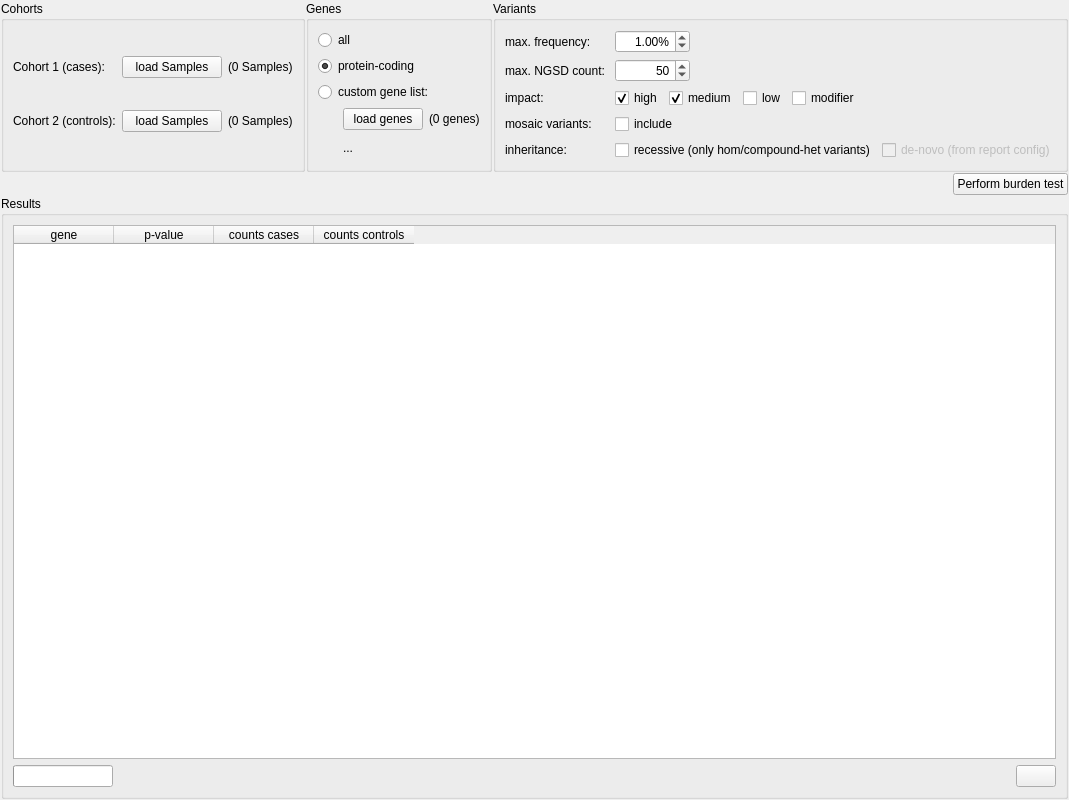
<?xml version="1.0" encoding="UTF-8"?>
<ui version="4.0">
 <class>BurdenTestWidget</class>
 <widget class="QWidget" name="BurdenTestWidget">
  <property name="geometry">
   <rect>
    <x>0</x>
    <y>0</y>
    <width>1024</width>
    <height>800</height>
   </rect>
  </property>
  <property name="windowTitle">
   <string>Form</string>
  </property>
  <layout class="QGridLayout" name="gridLayout">
   <property name="leftMargin">
    <number>1</number>
   </property>
   <property name="topMargin">
    <number>1</number>
   </property>
   <property name="rightMargin">
    <number>1</number>
   </property>
   <property name="bottomMargin">
    <number>1</number>
   </property>
   <property name="spacing">
    <number>1</number>
   </property>
   <item row="4" column="1" colspan="3">
    <layout class="QHBoxLayout" name="horizontalLayout_7">
     <item>
      <spacer name="horizontalSpacer_4">
       <property name="orientation">
        <enum>Qt::Horizontal</enum>
       </property>
       <property name="sizeHint" stdset="0">
        <size>
         <width>40</width>
         <height>20</height>
        </size>
       </property>
      </spacer>
     </item>
     <item>
      <widget class="QPushButton" name="b_burden_test">
       <property name="text">
        <string>Perform burden test</string>
       </property>
      </widget>
     </item>
    </layout>
   </item>
   <item row="0" column="1">
    <widget class="QGroupBox" name="groupBox">
     <property name="title">
      <string>Cohorts</string>
     </property>
     <property name="alignment">
      <set>Qt::AlignLeading|Qt::AlignLeft|Qt::AlignTop</set>
     </property>
     <layout class="QGridLayout" name="gridLayout_2">
      <item row="2" column="0">
       <widget class="QLabel" name="label_2">
        <property name="text">
         <string>Cohort 2 (controls):</string>
        </property>
       </widget>
      </item>
      <item row="2" column="1">
       <widget class="QPushButton" name="b_load_samples_controls">
        <property name="text">
         <string>load Samples</string>
        </property>
       </widget>
      </item>
      <item row="0" column="0">
       <widget class="QLabel" name="label">
        <property name="text">
         <string>Cohort 1 (cases):</string>
        </property>
       </widget>
      </item>
      <item row="0" column="1">
       <widget class="QPushButton" name="b_load_samples_cases">
        <property name="minimumSize">
         <size>
          <width>100</width>
          <height>0</height>
         </size>
        </property>
        <property name="text">
         <string>load Samples</string>
        </property>
       </widget>
      </item>
      <item row="2" column="2">
       <widget class="QLabel" name="l_controls">
        <property name="text">
         <string>(0 Samples)</string>
        </property>
       </widget>
      </item>
      <item row="0" column="2">
       <widget class="QLabel" name="l_cases">
        <property name="text">
         <string>(0 Samples)</string>
        </property>
       </widget>
      </item>
      <item row="3" column="0" colspan="3">
       <layout class="QHBoxLayout" name="horizontalLayout_6"/>
      </item>
     </layout>
    </widget>
   </item>
   <item row="5" column="1" colspan="3">
    <widget class="QGroupBox" name="groupBox_3">
     <property name="title">
      <string>Results</string>
     </property>
     <layout class="QGridLayout" name="gridLayout_4">
      <item row="1" column="0">
       <widget class="QTableWidget" name="tw_gene_table">
        <column>
         <property name="text">
          <string>gene</string>
         </property>
        </column>
        <column>
         <property name="text">
          <string>p-value</string>
         </property>
        </column>
        <column>
         <property name="text">
          <string>counts cases</string>
         </property>
        </column>
        <column>
         <property name="text">
          <string>counts controls</string>
         </property>
        </column>
       </widget>
      </item>
      <item row="2" column="0">
       <layout class="QHBoxLayout" name="horizontalLayout_8">
        <item>
         <widget class="QProgressBar" name="progress_bar">
          <property name="maximumSize">
           <size>
            <width>100</width>
            <height>16777215</height>
           </size>
          </property>
          <property name="value">
           <number>0</number>
          </property>
          <property name="textVisible">
           <bool>false</bool>
          </property>
         </widget>
        </item>
        <item>
         <spacer name="horizontalSpacer_6">
          <property name="orientation">
           <enum>Qt::Horizontal</enum>
          </property>
          <property name="sizeHint" stdset="0">
           <size>
            <width>40</width>
            <height>20</height>
           </size>
          </property>
         </spacer>
        </item>
        <item>
         <widget class="QPushButton" name="b_copy_clipboard">
          <property name="text">
           <string/>
          </property>
          <property name="icon">
           <iconset resource="GSvar.qrc">
            <normaloff>:/Icons/CopyClipboard.png</normaloff>:/Icons/CopyClipboard.png</iconset>
          </property>
         </widget>
        </item>
       </layout>
      </item>
     </layout>
    </widget>
   </item>
   <item row="0" column="3">
    <widget class="QGroupBox" name="groupBox_2">
     <property name="title">
      <string>Variants</string>
     </property>
     <layout class="QGridLayout" name="gridLayout_3">
      <item row="9" column="1">
       <widget class="QLabel" name="label_6">
        <property name="enabled">
         <bool>true</bool>
        </property>
        <property name="text">
         <string>inheritance:</string>
        </property>
       </widget>
      </item>
      <item row="4" column="1">
       <widget class="QLabel" name="label_5">
        <property name="text">
         <string>max. frequency: </string>
        </property>
       </widget>
      </item>
      <item row="7" column="1">
       <widget class="QLabel" name="label_7">
        <property name="text">
         <string>impact:</string>
        </property>
       </widget>
      </item>
      <item row="9" column="3">
       <layout class="QHBoxLayout" name="horizontalLayout_5">
        <item>
         <widget class="QCheckBox" name="cb_recessive">
          <property name="enabled">
           <bool>true</bool>
          </property>
          <property name="text">
           <string>recessive (only hom/compound-het variants)</string>
          </property>
         </widget>
        </item>
        <item>
         <widget class="QCheckBox" name="cb_denovo">
          <property name="enabled">
           <bool>false</bool>
          </property>
          <property name="text">
           <string>de-novo (from report config)</string>
          </property>
         </widget>
        </item>
        <item>
         <spacer name="horizontalSpacer_5">
          <property name="orientation">
           <enum>Qt::Horizontal</enum>
          </property>
          <property name="sizeHint" stdset="0">
           <size>
            <width>40</width>
            <height>20</height>
           </size>
          </property>
         </spacer>
        </item>
       </layout>
      </item>
      <item row="5" column="3">
       <layout class="QHBoxLayout" name="horizontalLayout_3">
        <item>
         <widget class="QSpinBox" name="sb_max_ngsd_count">
          <property name="minimumSize">
           <size>
            <width>75</width>
            <height>0</height>
           </size>
          </property>
          <property name="alignment">
           <set>Qt::AlignRight|Qt::AlignTrailing|Qt::AlignVCenter</set>
          </property>
          <property name="maximum">
           <number>9999</number>
          </property>
          <property name="singleStep">
           <number>5</number>
          </property>
          <property name="value">
           <number>50</number>
          </property>
         </widget>
        </item>
        <item>
         <spacer name="horizontalSpacer_8">
          <property name="orientation">
           <enum>Qt::Horizontal</enum>
          </property>
          <property name="sizeHint" stdset="0">
           <size>
            <width>40</width>
            <height>20</height>
           </size>
          </property>
         </spacer>
        </item>
       </layout>
      </item>
      <item row="7" column="3">
       <layout class="QHBoxLayout" name="horizontalLayout_4">
        <item>
         <widget class="QCheckBox" name="cb_high">
          <property name="text">
           <string>high</string>
          </property>
          <property name="checked">
           <bool>true</bool>
          </property>
         </widget>
        </item>
        <item>
         <widget class="QCheckBox" name="cb_medium">
          <property name="text">
           <string>medium</string>
          </property>
          <property name="checked">
           <bool>true</bool>
          </property>
         </widget>
        </item>
        <item>
         <widget class="QCheckBox" name="cb_low">
          <property name="text">
           <string>low</string>
          </property>
         </widget>
        </item>
        <item>
         <widget class="QCheckBox" name="cb_modifier">
          <property name="text">
           <string>modifier</string>
          </property>
         </widget>
        </item>
        <item>
         <spacer name="horizontalSpacer_3">
          <property name="orientation">
           <enum>Qt::Horizontal</enum>
          </property>
          <property name="sizeHint" stdset="0">
           <size>
            <width>40</width>
            <height>20</height>
           </size>
          </property>
         </spacer>
        </item>
       </layout>
      </item>
      <item row="4" column="3">
       <layout class="QHBoxLayout" name="horizontalLayout_2">
        <item>
         <widget class="QDoubleSpinBox" name="sb_max_gnomad_af">
          <property name="minimumSize">
           <size>
            <width>75</width>
            <height>0</height>
           </size>
          </property>
          <property name="alignment">
           <set>Qt::AlignRight|Qt::AlignTrailing|Qt::AlignVCenter</set>
          </property>
          <property name="suffix">
           <string>%</string>
          </property>
          <property name="singleStep">
           <double>0.100000000000000</double>
          </property>
          <property name="value">
           <double>1.000000000000000</double>
          </property>
         </widget>
        </item>
        <item>
         <spacer name="horizontalSpacer_2">
          <property name="orientation">
           <enum>Qt::Horizontal</enum>
          </property>
          <property name="sizeHint" stdset="0">
           <size>
            <width>40</width>
            <height>20</height>
           </size>
          </property>
         </spacer>
        </item>
       </layout>
      </item>
      <item row="5" column="1">
       <widget class="QLabel" name="label_4">
        <property name="text">
         <string>max. NGSD count: </string>
        </property>
       </widget>
      </item>
      <item row="8" column="1">
       <widget class="QLabel" name="label_3">
        <property name="text">
         <string>mosaic variants:</string>
        </property>
       </widget>
      </item>
      <item row="8" column="3">
       <layout class="QHBoxLayout" name="horizontalLayout">
        <item>
         <widget class="QCheckBox" name="cb_include_mosaic">
          <property name="text">
           <string>include</string>
          </property>
         </widget>
        </item>
       </layout>
      </item>
     </layout>
    </widget>
   </item>
   <item row="0" column="2">
    <widget class="QGroupBox" name="groupBox_4">
     <property name="title">
      <string>Genes</string>
     </property>
     <layout class="QVBoxLayout" name="verticalLayout">
      <item>
       <widget class="QRadioButton" name="rb_gene_all">
        <property name="text">
         <string>all</string>
        </property>
       </widget>
      </item>
      <item>
       <widget class="QRadioButton" name="rb_protein_coding">
        <property name="text">
         <string>protein-coding</string>
        </property>
        <property name="checked">
         <bool>true</bool>
        </property>
       </widget>
      </item>
      <item>
       <widget class="QRadioButton" name="rb_custom">
        <property name="text">
         <string>custom gene list:</string>
        </property>
       </widget>
      </item>
      <item>
       <layout class="QGridLayout" name="gl_custom_genes">
        <property name="leftMargin">
         <number>25</number>
        </property>
        <item row="0" column="1">
         <widget class="QLabel" name="l_gene_count">
          <property name="text">
           <string>(0 genes)</string>
          </property>
         </widget>
        </item>
        <item row="0" column="0">
         <widget class="QPushButton" name="b_load_genes">
          <property name="text">
           <string>load genes</string>
          </property>
         </widget>
        </item>
        <item row="1" column="0" colspan="2">
         <widget class="QLabel" name="l_genes">
          <property name="text">
           <string>...</string>
          </property>
          <property name="textFormat">
           <enum>Qt::AutoText</enum>
          </property>
          <property name="wordWrap">
           <bool>true</bool>
          </property>
         </widget>
        </item>
       </layout>
      </item>
     </layout>
    </widget>
   </item>
  </layout>
 </widget>
 <resources>
  <include location="GSvar.qrc"/>
 </resources>
 <connections/>
</ui>
